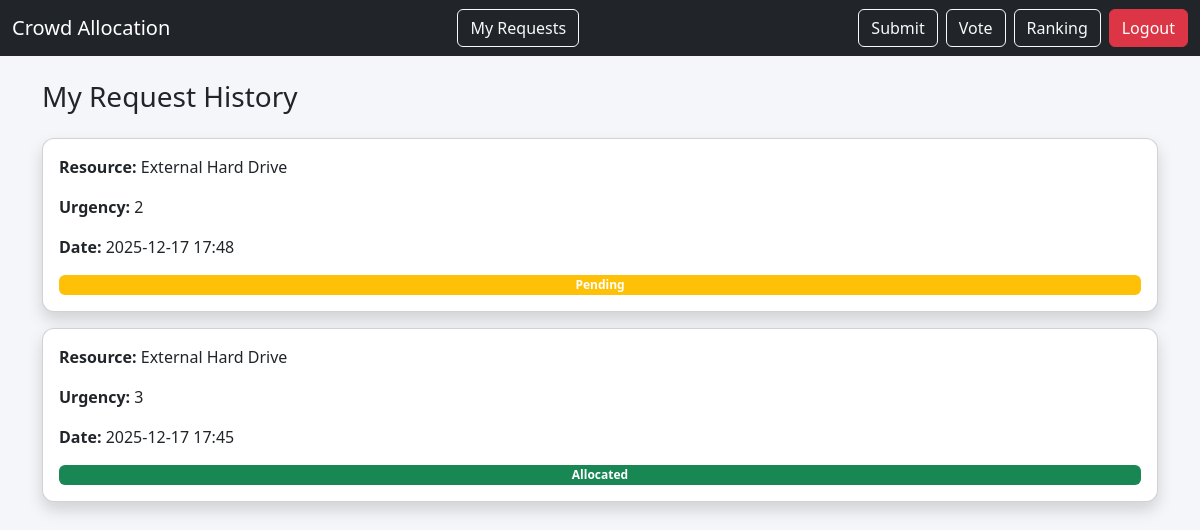
Page /my-requests (signed in) on the earlier database version.
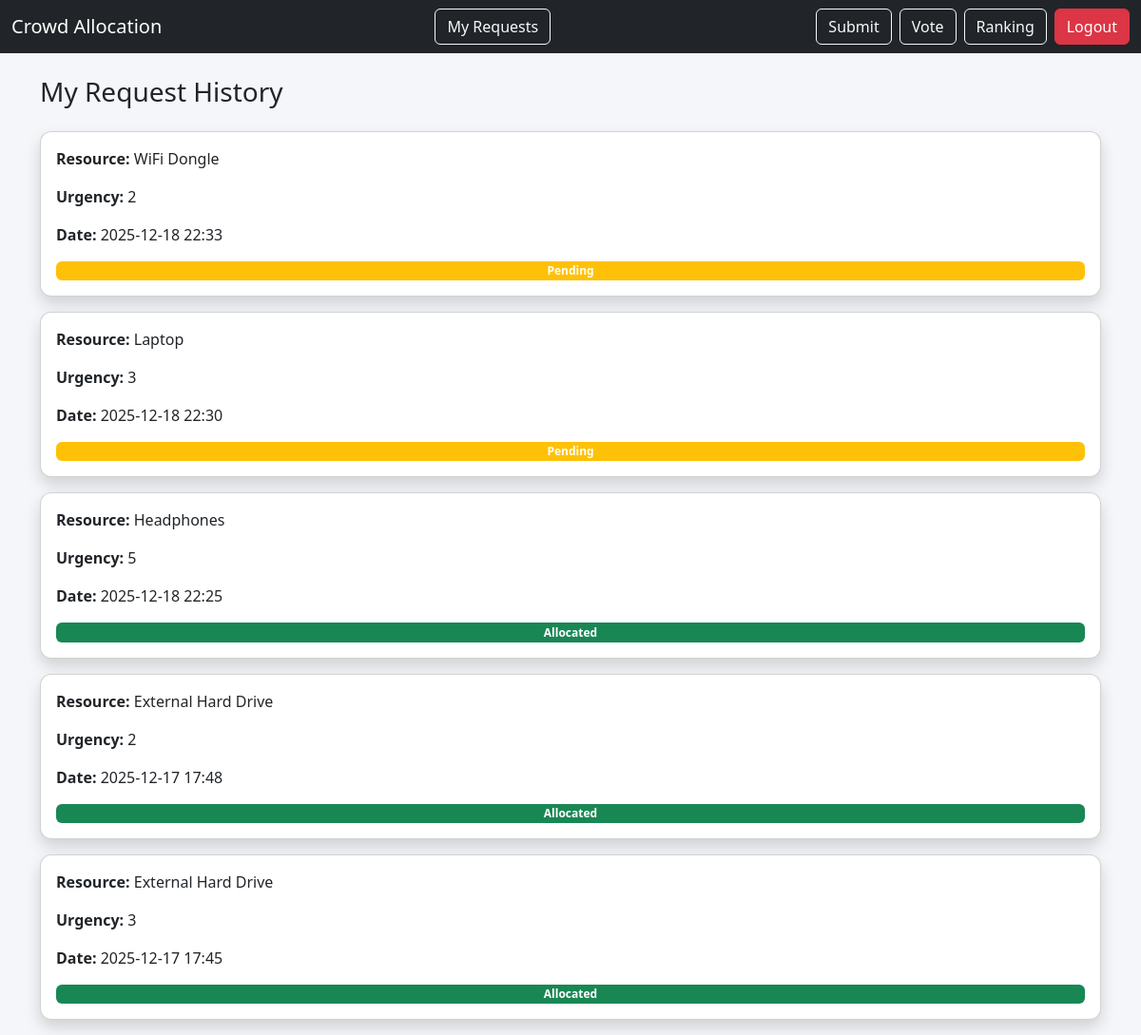
Same page on the later database version.
### app.py (models this page shows)
class ResourceRequest(db.Model):
    id = db.Column(db.Integer, primary_key=True)
    user_id = db.Column(db.Integer, db.ForeignKey("user.id"))
    name = db.Column(db.String(100), nullable=False)
    resource = db.Column(db.String(200), nullable=False)
    reason = db.Column(db.Text, nullable=False)
    urgency = db.Column(db.Integer, nullable=False)
    created_at = db.Column(db.DateTime, default=datetime.now)
    allocated = db.Column(db.Boolean, default=False)
    votes = db.relationship("Vote", backref="request", lazy=True)

### app.py (the view)
@app.route("/my-requests")
def my_requests():
    if "user_id" not in session:
        return redirect("/login")
    requests = ResourceRequest.query.filter_by(
        user_id=session["user_id"]
    ).order_by(ResourceRequest.created_at.desc()).all()
    return render_template("my_requests.html", requests=requests)

### templates/my_requests.html (shortened to what this page needs)
{% extends "base.html" %}
{% block content %}
<h3 class="mb-4">My Request History</h3>
{% for r in requests %}
<div class="card shadow p-3 mb-3">
    <p><b>Resource:</b> {{ r.resource }}</p>
    <p><b>Urgency:</b> {{ r.urgency }}</p>
    <p><b>Date:</b> {{ r.created_at.strftime("%Y-%m-%d %H:%M") }}</p>
    {% if r.allocated %}
        <span class="badge bg-success">Allocated</span>
    {% else %}
        <span class="badge bg-warning">Pending</span>
    {% endif %}
</div>
{% endfor %}
{% endblock %}

### templates/base.html (shortened to what this page needs)
<!DOCTYPE html>
<html lang="en">
<head>
    <link href="https://cdn.jsdelivr.net/npm/bootstrap@5.3.2/dist/css/bootstrap.min.css" rel="stylesheet">
</head>
<body>
<nav class="navbar navbar-expand-lg navbar-dark bg-dark">
    <div class="container-fluid">
        <a class="navbar-brand" href="/">Crowd Allocation</a>
        <a href="/my-requests" class="btn btn-outline-light me-2">
            My Requests
        </a>
        <div class="d-flex">
            <a href="/" class="btn btn-outline-light me-2">Submit</a>
            <a href="/vote" class="btn btn-outline-light me-2">Vote</a>
            <a href="/ranking" class="btn btn-outline-light me-2">Ranking</a>
            <a href="/logout" class="btn btn-danger">Logout</a>
        </div>
    </div>
</nav>
<div class="container mt-4">
    {% block content %}{% endblock %}
</div>
</body>
</html>

### templates/base.html (style rules this page uses)
body { background-color: #f4f6f9; }
.card { border-radius: 12px; }

Differences in the rows shown:
added ResourceRequest: resource "WiFi Dongle", urgency "2", created_at "2025-12-18 22:33", allocated "Pending"
added ResourceRequest: resource "Laptop", urgency "3", created_at "2025-12-18 22:30", allocated "Pending"
added ResourceRequest: resource "Headphones", urgency "5", created_at "2025-12-18 22:25", allocated "Allocated"
changed ResourceRequest (number 4 of 5 on the later page): allocated "Pending" → "Allocated"
